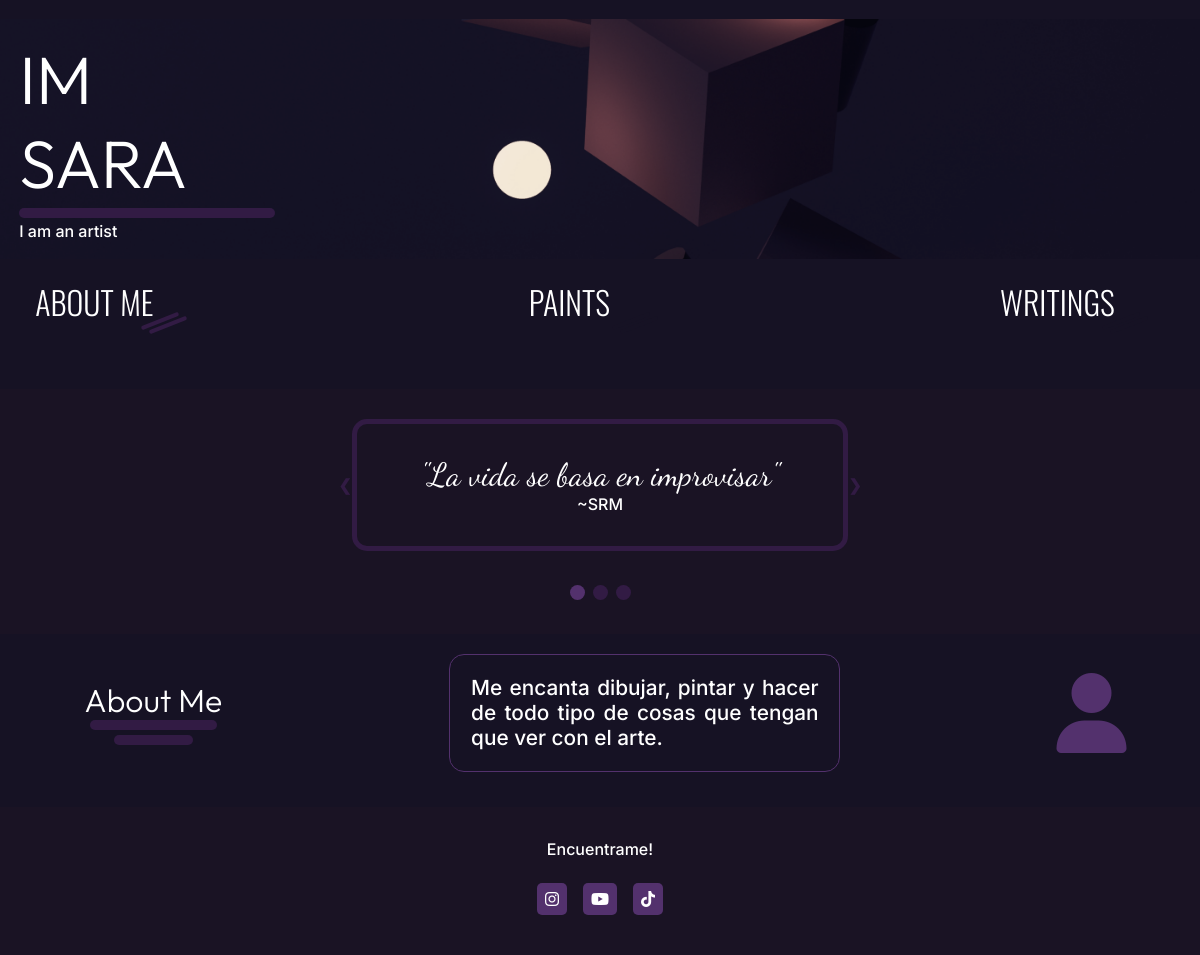
The page / on the database its author committed.
### sara_website/models.py (models this page shows)
class abt_carousel(models.Model):
    num = models.IntegerField(default=1)
    owner = models.CharField(max_length=100)
    text = models.TextField(max_length=300)

class abt_description(models.Model):
    name = models.CharField(max_length=50, default="description")
    text = models.TextField(max_length=400)

### sara_website/views.py (the view)
# urls.py: path("", views.index, name="Index"),
def index(request):
    all_writings = writings.objects.all()
    carousel_items = abt_carousel.objects.all()
    about_me = abt_description.objects.get(name = "description")
    drawings = paints.objects.all()
    return render(request, "index.html", {
        'writings': all_writings,
        'carousel_items': carousel_items,
        'about_me': about_me,
        'paints': drawings
    })

### sara_website/templates/index.html (shortened to what this page needs)
{% load static %}
<!DOCTYPE html>
<html lang="es">
<head>
    <link rel="stylesheet" href="{% static './CSS/styles.css' %}">
    <link rel="stylesheet" href="https://cdnjs.cloudflare.com/ajax/libs/font-awesome/6.4.0/css/all.css"
 />
</head>
<body>
    <section id="header">
        <div class="container">
            <div class="left">
                <h1>IM SARA</h1>
                <div class="bar"></div>
                <p class="shadow-txt">I am an artist</p>
            </div>
            <div class="right"></div>
        </div>
    </section>
    <section id="nav">
        <div class="container">
            <ul>
                <li id="about-me-btn">
                    <h3>about me</h3>
                    <div class="indicator" id="abt-indi">
                        <div class="indi-1" id="abt-indi-1"></div>
                        <div class="indi-2" id="abt-indi-2"></div>
                    </div>
                </li>
                <li id="paints-btn">
                    <h3>paints</h3>
                    <div class="indicator">
                        <div class="indi-1" id="paint-indi-1"></div>
                        <div class="indi-2" id="paint-indi-2"></div>
                    </div>
                </li>
                <li id="writings-btn">
                    <h3>writings</h3>
                    <div class="indicator">
                        <div class="indi-1" id="writings-indi-1"></div>
                        <div class="indi-2" id="writings-indi-2"></div>
                    </div>
                </li>
            </ul>
        </div>
    </section>
    <main id="about-me-section">
        <section id="quotes">
            <div class="display-quotes">
                <a class="prev" onclick="plusSlides(-1)">&#10094;</a>
                <div class="slideshow-container">
                    {% for ca in carousel_items %}
                        <div class="mySlides fade">
                            <div class="content">
                                <h4>{{ ca.text }}</h4>
                                <p class="shadow-txt">~{{ ca.owner }}</p>
                            </div>
                        </div>
                    {% endfor %}
                </div>
                <a class="next" onclick="plusSlides(1)">&#10095;</a>
            </div>
            <br>
            <div style="text-align:center">
                {% for ca_dot in carousel_items %}
                    <span class="dot" onclick="currentSlide({{ ca_dot.num }})"></span>
                {% endfor %}
            </div>
        </section>
        <section id="about-me" class="container">
            <div class="desk-version">
                <div class="container">
                    <div class="left">
                        <h2>about me</h2>
                        <div class="bars">
                            <div class="bar1"></div>
                            <div class="bar2"></div>
                        </div>
                    </div>
                    <div class="mid">
                        <div>
                            <p>
                                {{ about_me.text }}
                            </p>
                        </div>
                    </div>
                    <div class="right">
                        <i class="fa-solid fa-user"></i>
                    </div>
                </div>
            </div>
        </section>
    </main>
    <footer>
        <p class="shadow-txt">Encuentrame!</p>
        <div class="social-links">
            <ul>
                <li><a href="https://www.instagram.com/sararm.17/"><i class="fa-brands fa-instagram"></i></a></li>
                <li><a href="https://www.youtube.com/@sararodriguezmoreno2951"><i class="fa-brands fa-youtube"></i></a>
                </li>
                <li><a href="https://www.tiktok.com/@sararm.17?_t=8dMVud3lwW6&_r=1"><i class="fa-brands fa-tiktok"></i>
                </li>
            </ul>
        </div>
    </footer>
</body>
</html>

### rows shown on the page
abt_carousel: text "\"La vida se basa en improvisar\"", owner "SRM", num 1 (drawn)
abt_description: text "Me encanta dibujar, pintar y hacer de todo tipo de cosas que tengan que ver con el arte."
